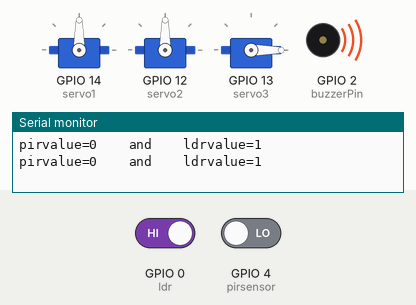
Simulated run of this sketch. Board: ESP8266 (NodeMCU). Shown: 3 × servo, buzzer (waves = sounding, pin HIGH), the last lines printed to the serial monitor. The inputs (shaded band) are chosen by the test bench; at power-on: GPIO 0 (ldr) HIGH, GPIO 4 (pirsensor) LOW. WiFi joins after 1.5 s; servers stay silent unless stated.

Above: at 3.0 s.
3.1 s: GPIO 0 (ldr) driven LOW
At 4.1 s:
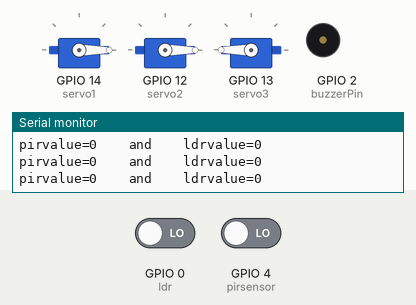
5.3 s: GPIO 0 (ldr) driven HIGH
At 5.8 s:
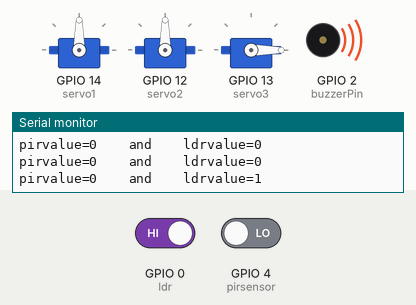
Timing chart, 0 to 8.3 s (numbered marks = the images above; inputs shaded):
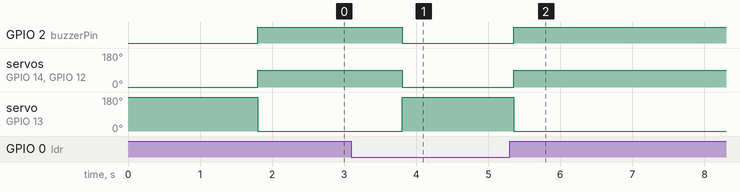

Measured:
- after the input at 3.1 s, GPIO 2 (buzzerPin): HIGH → LOW after 0.70 s; servo on GPIO 14 (servo1), servo on GPIO 12 (servo2): 90° → 0° after 0.70 s; servo on GPIO 13 (servo3): 0° → 180° after 0.70 s
- after the input at 5.3 s, GPIO 2 (buzzerPin): LOW → HIGH after 0.05 s; servo on GPIO 14 (servo1), servo on GPIO 12 (servo2): 0° → 90° after 0.05 s; servo on GPIO 13 (servo3): 180° → 0° after 0.05 s

The sketch:

IOT_Based_Museum_Security_System.ino
```cpp
#define BLYNK_PRINT Serial //Defines the object that is used for printing
#include <ESP8266WiFi.h> // It provides ESP8266 microcontroller specific Wi-Fi routines that we are calling to connect to a network
#include <BlynkSimpleEsp8266.h> // It handles all the connection routines and data exchange between hardware, Blynk Cloud and Blynk app
#include<Servo.h> //It provides commands to control servo motors
char auth[] = "1c777027bb32498c92ffbaca882f5688"; // Device Authentication Token to get the hardware online and connect it to Blynk Cloud
const int pirsensor=04; // connect to pin D2 of NodeMCU development board, which connects to GPIO 04 of ESP8266 microcontroller
const int ldr=00; // connect to pin D3 of NodeMCU development board, which connects to GPIO 00 of ESP8266 microcontroller
const int buzzerPin=02; //connect to pin D4 of NodeMCU development board, which connects to GPIO 02 of ESP8266 microcontroller
const int servo1=14; //connect to pin D5 of NodeMCU development board, which connects to GPIO 14 of ESP8266 microcontroller
const int servo2=12; //connect to pin D6 of NodeMCU development board, which connects to GPIO 12 of ESP8266 microcontroller
const int servo3=13; //connect to pin D7 of NodeMCU development board, which connects to GPIO 13 of ESP8266 microcontroller
int pirValue;
int ldrValue;
Servo servoA;
Servo servoD;
Servo servoE;
void setup()
{
Serial.begin(9600);
Blynk.begin(auth, "XOLO", "88888888");
pinMode(pirsensor, INPUT);
pinMode(ldr, INPUT);
pinMode(buzzerPin, OUTPUT);
pinMode(servo1, OUTPUT);
pinMode(servo2, OUTPUT);
pinMode(servo3, OUTPUT);
servoA.attach(servo1);
servoD.attach(servo2);
servoE.attach(servo3);
}
void loop()
{
servoA.write(0);
servoD.write(0);
servoE.write(180);
digitalWrite(buzzerPin,LOW);
Blynk.run();
pirValue = digitalRead(04); // read the digital signal from PIR sensor
ldrValue = digitalRead(00); // read the digital signal from LDR Sensor Module
Serial.print("pirvalue=");
Serial.print(pirValue);
Serial.print("    and    ldrvalue=");
Serial.println(ldrValue);
if ((pirValue == 1 ) || (ldrValue==1)) // movement detected
{
Blynk.notify("Security Breach");
digitalWrite(buzzerPin,HIGH);
servoA.write(90);
servoD.write(90);
servoE.write(0);
delay(1000);
}
}
```
